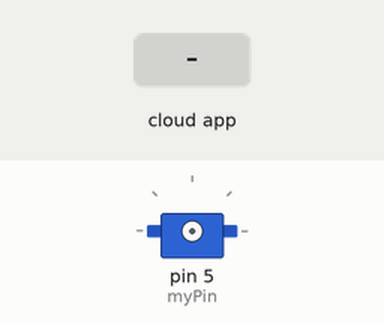
Recording of a sketch running on a simulated Arduino Uno, built with avr-gcc and run on an emulated ATmega328P. On the bench: servo. The inputs (shaded band) are chosen by the test bench. The ROS host is connected and sends only what is stated.

Above: at 1.2 s.
1.3 s: the phone or cloud app sets check_node to 1
At 52.5 s:
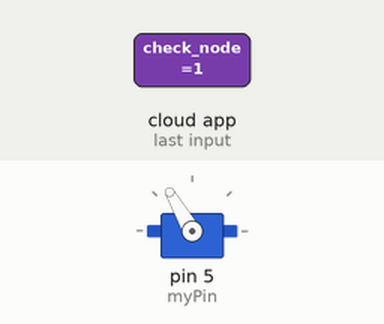
Timing chart, 0 to 52.8 s (numbered marks = the images above; inputs shaded):
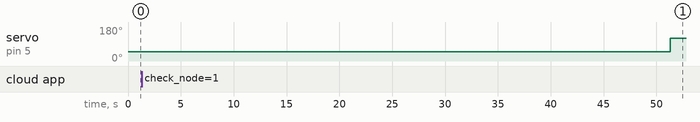

Measured:
- after the input at 1.3 s, servo on pin 5 (myPin): 50° → 120° after 50.0 s

The sketch:

pan_tilt.ino
```cpp
#include <ros.h>
#include <std_msgs/String.h>
#include <std_msgs/Int8.h>
#include <Servo.h>
ros::NodeHandle nh;
int flag=0;
Servo myservo;
int myPin=5;
int max_it=20;
int del=500;
int del1=475;

std_msgs::String str_msg;
ros::Publisher chatter("chatter",&str_msg);

void pictures(){
  str_msg.data="taking_pictures";
  chatter.publish(&str_msg);
  for(int i=1; i<=max_it; i++){
    nh.spinOnce();
    delay(1000);
    myservo.attach(myPin);
    myservo.write(50);
    delay(del);
    myservo.detach();
    delay(1000);
  }
  myservo.attach(myPin);
  myservo.write(120);
  delay(max_it*del1);
  myservo.detach();
}


void callback(const std_msgs::Int8& check_msg){
  if(check_msg.data==1) flag=1;
}

ros::Subscriber<std_msgs::Int8> sub("check_node",&callback);
void setup() {
  nh.initNode();
  nh.advertise(chatter);
  nh.subscribe(sub);
}

void loop() {
  nh.spinOnce();
  if(flag==1){
    pictures();
    flag=0;
  }
}
```
